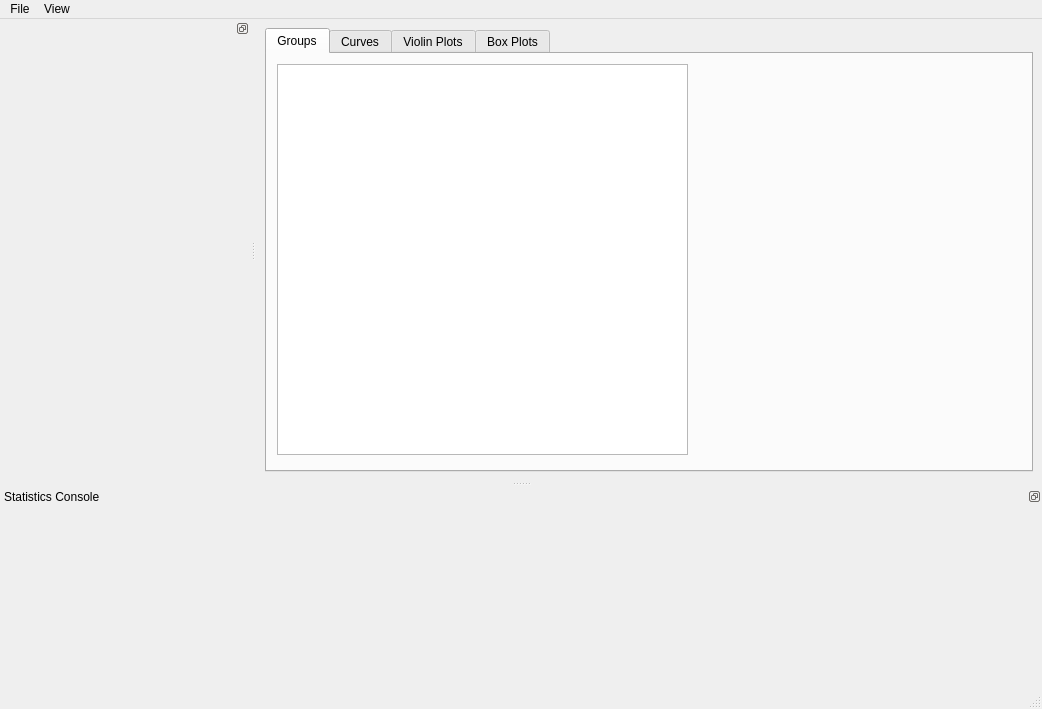
<?xml version="1.0" encoding="UTF-8"?>
<ui version="4.0">
 <class>MainWindow</class>
 <widget class="QMainWindow" name="MainWindow">
  <property name="geometry">
   <rect>
    <x>0</x>
    <y>0</y>
    <width>1042</width>
    <height>709</height>
   </rect>
  </property>
  <property name="windowTitle">
   <string>MainWindow</string>
  </property>
  <widget class="QWidget" name="centralwidget">
   <layout class="QGridLayout" name="gridLayout">
    <item row="0" column="0">
     <widget class="QTabWidget" name="tabWidget">
      <property name="enabled">
       <bool>true</bool>
      </property>
      <property name="currentIndex">
       <number>0</number>
      </property>
      <widget class="QWidget" name="groups_tab">
       <attribute name="title">
        <string>Groups</string>
       </attribute>
       <widget class="QListWidget" name="listwGroups">
        <property name="geometry">
         <rect>
          <x>10</x>
          <y>10</y>
          <width>411</width>
          <height>391</height>
         </rect>
        </property>
       </widget>
      </widget>
      <widget class="QWidget" name="curve_tab">
       <attribute name="title">
        <string>Curves</string>
       </attribute>
       <layout class="QGridLayout" name="gridLayout_2"/>
      </widget>
      <widget class="QWidget" name="violin_tab">
       <attribute name="title">
        <string>Violin Plots</string>
       </attribute>
       <layout class="QGridLayout" name="gridLayout_3"/>
      </widget>
      <widget class="QWidget" name="box_plot_tab">
       <attribute name="title">
        <string>Box Plots</string>
       </attribute>
      </widget>
     </widget>
    </item>
   </layout>
  </widget>
  <widget class="QMenuBar" name="menubar">
   <property name="geometry">
    <rect>
     <x>0</x>
     <y>0</y>
     <width>1042</width>
     <height>23</height>
    </rect>
   </property>
   <widget class="QMenu" name="menuFile">
    <property name="title">
     <string>File</string>
    </property>
    <addaction name="actionSave_Statistics_DataFrame"/>
    <addaction name="actionOpen_Statistics_DataFrame"/>
    <addaction name="separator"/>
    <addaction name="actionSave_Group_Transmissions"/>
    <addaction name="actionLoad_Groups"/>
    <addaction name="separator"/>
    <addaction name="actionSave_Incoming_Transmissions"/>
   </widget>
   <widget class="QMenu" name="menuView">
    <property name="title">
     <string>View</string>
    </property>
    <addaction name="actionConsole"/>
    <addaction name="actionControls_Dock"/>
   </widget>
   <addaction name="menuFile"/>
   <addaction name="menuView"/>
  </widget>
  <widget class="QStatusBar" name="statusbar"/>
  <widget class="QDockWidget" name="dockWidget">
   <property name="minimumSize">
    <size>
     <width>250</width>
     <height>66</height>
    </size>
   </property>
   <property name="features">
    <set>QDockWidget::DockWidgetFloatable|QDockWidget::DockWidgetMovable</set>
   </property>
   <property name="windowTitle">
    <string/>
   </property>
   <attribute name="dockWidgetArea">
    <number>1</number>
   </attribute>
   <widget class="QWidget" name="dockWidgetContents">
    <layout class="QGridLayout" name="gridLayout_5">
     <item row="0" column="0">
      <widget class="QStackedWidget" name="stackedWidget">
       <property name="currentIndex">
        <number>0</number>
       </property>
       <widget class="QWidget" name="stack_page_transmission_history"/>
       <widget class="QWidget" name="stack_page_matplotlib"/>
       <widget class="QWidget" name="stack_page_box_plots"/>
      </widget>
     </item>
    </layout>
   </widget>
  </widget>
  <widget class="QDockWidget" name="dockConsole">
   <property name="minimumSize">
    <size>
     <width>59</width>
     <height>200</height>
    </size>
   </property>
   <property name="features">
    <set>QDockWidget::DockWidgetFloatable|QDockWidget::DockWidgetMovable</set>
   </property>
   <property name="windowTitle">
    <string>Statistics Console</string>
   </property>
   <attribute name="dockWidgetArea">
    <number>8</number>
   </attribute>
   <widget class="QWidget" name="dockWidgetContents_2"/>
  </widget>
  <action name="actionSave_Statistics_DataFrame">
   <property name="text">
    <string>Save Statistics DataFrame</string>
   </property>
  </action>
  <action name="actionSave_Group_Transmissions">
   <property name="text">
    <string>Save Groups</string>
   </property>
  </action>
  <action name="actionLoad_Groups">
   <property name="text">
    <string>Load Groups</string>
   </property>
  </action>
  <action name="actionConsole">
   <property name="checkable">
    <bool>true</bool>
   </property>
   <property name="text">
    <string>Console</string>
   </property>
  </action>
  <action name="actionSave_Incoming_Transmissions">
   <property name="text">
    <string>Save Incoming Raw Transmissions</string>
   </property>
  </action>
  <action name="actionOpen_Statistics_DataFrame">
   <property name="text">
    <string>Open Statistics DataFrame</string>
   </property>
  </action>
  <action name="actionControls_Dock">
   <property name="checkable">
    <bool>true</bool>
   </property>
   <property name="checked">
    <bool>true</bool>
   </property>
   <property name="text">
    <string>Controls Dock</string>
   </property>
  </action>
 </widget>
 <resources/>
 <connections>
  <connection>
   <sender>actionConsole</sender>
   <signal>toggled(bool)</signal>
   <receiver>dockConsole</receiver>
   <slot>setVisible(bool)</slot>
   <hints>
    <hint type="sourcelabel">
     <x>-1</x>
     <y>-1</y>
    </hint>
    <hint type="destinationlabel">
     <x>520</x>
     <y>585</y>
    </hint>
   </hints>
  </connection>
  <connection>
   <sender>actionControls_Dock</sender>
   <signal>toggled(bool)</signal>
   <receiver>dockWidget</receiver>
   <slot>setVisible(bool)</slot>
   <hints>
    <hint type="sourcelabel">
     <x>-1</x>
     <y>-1</y>
    </hint>
    <hint type="destinationlabel">
     <x>112</x>
     <y>253</y>
    </hint>
   </hints>
  </connection>
 </connections>
</ui>
